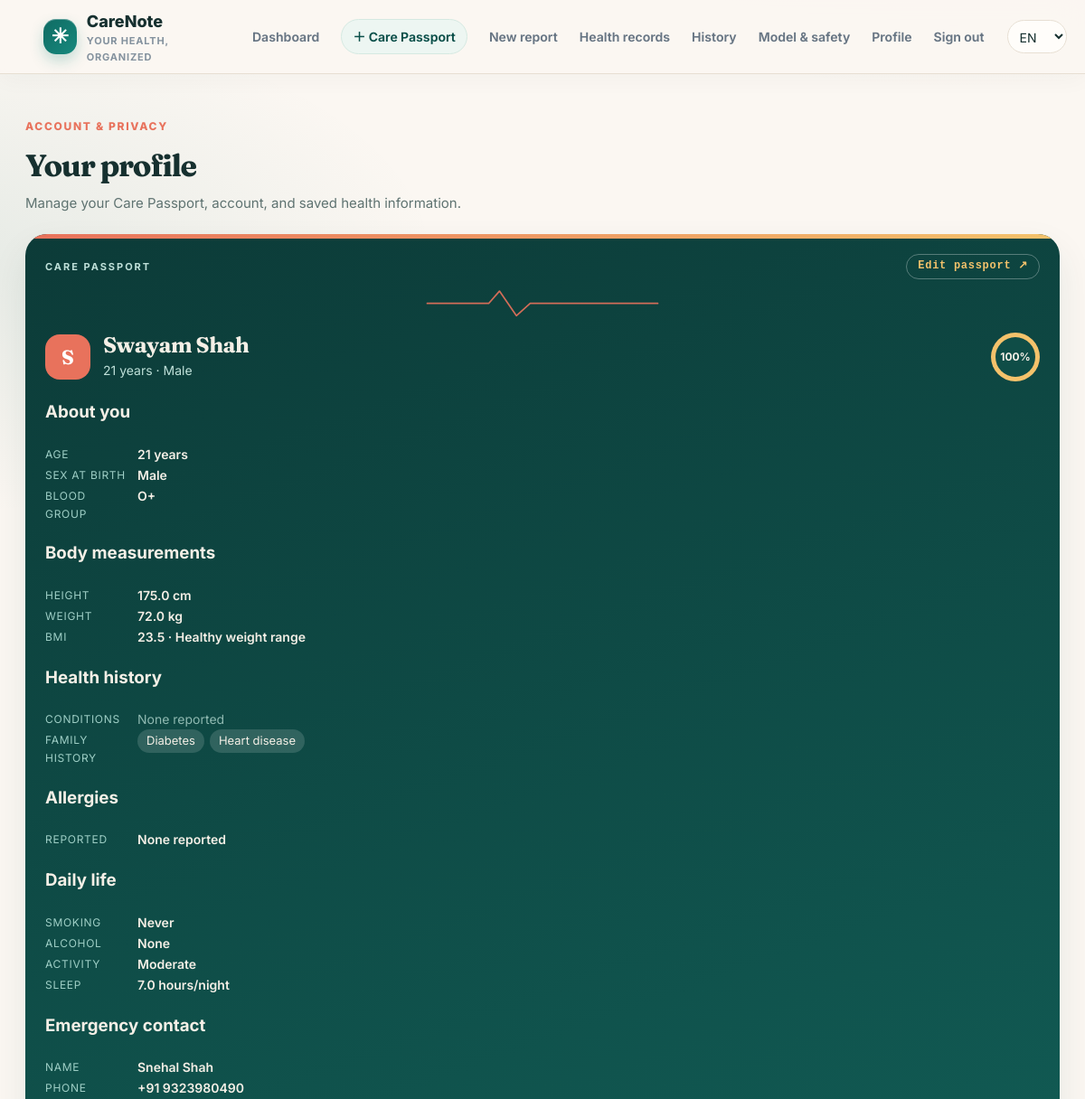
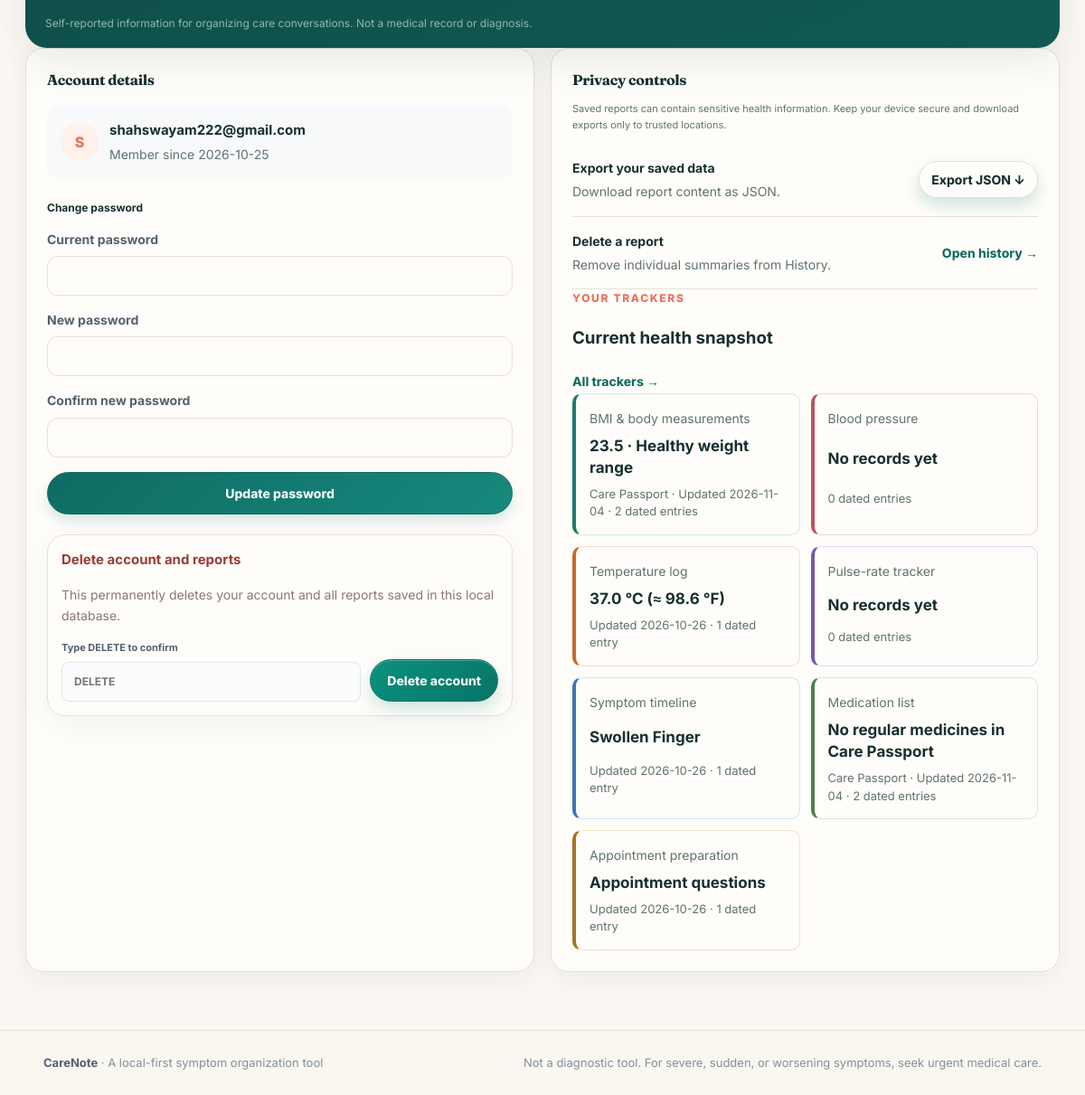
Screenshot of /profile (signed in) with the database file from the repository (2 pictures, top to bottom).
### tables this page shows
CREATE TABLE users (
                id INTEGER PRIMARY KEY AUTOINCREMENT, email TEXT NOT NULL UNIQUE COLLATE NOCASE,
                password_hash TEXT NOT NULL, created_at TEXT NOT NULL, preferred_language TEXT NOT NULL DEFAULT 'en');

### app.py (the view, shortened to what this page needs)
    @app.route("/profile",methods=["GET","POST"])
    @login_required
    def profile():
        health_entries = load_health_entries(g.user["id"])
        profile_record = load_health_profile_record(g.user["id"])
        health_summary = {}
        for section in HEALTH_SECTIONS:
            matches = [item for item in health_entries if section_matches(section, item)]
            if matches:
                item = matches[0]
                health_summary[section] = {"date": item.get("date") or item["recorded_at"][:10], "value": health_display_value(section, item), "count": len(matches)}
            else:
                health_summary[section] = {"date": None, "value": "No records yet", "count": 0}
            passport_value = passport_tracker_value(section, profile_record)
            if passport_value_is_newest(passport_value, matches):
                health_summary[section] = {
                    "date": passport_value["date"],
                    "value": passport_value["value"],
                    "count": len(matches),
                    "source": passport_value["source"],
                }
        health_profile = profile_record["profile"] if profile_record else None
        return render_template("profile.html",title="Profile",user=g.user,health_summary=health_summary,health_sections=HEALTH_SECTIONS,health_profile=health_profile)

### modules/health_profile.py (called while the page is built)
def calc_age(dob_iso, today=None):
    today = today or date.today()
    try:
        dob = date.fromisoformat(str(dob_iso)[:10])
    except ValueError:
        return None
    if dob > today:
        return None
    age = today.year - dob.year - ((today.month, today.day) < (dob.month, dob.day))
    return age if 0 <= age <= 120 else None

def bmi_info(height_cm, weight_kg):
    if not height_cm or not weight_kg:
        return None, None
    bmi = round(weight_kg / ((height_cm / 100) ** 2), 1)
    cat = ("Underweight" if bmi < 18.5 else "Healthy weight range" if bmi < 25
           else "Overweight range" if bmi < 30 else "Obesity range")
    return bmi, cat

### templates/profile.html (shortened to what this page needs)
{% extends 'base.html' %}
{% block content %}
<section class="page-heading compact">
  <div>
    <div class="eyebrow">ACCOUNT &amp; PRIVACY</div>
    <h1>Your profile</h1>
    <p>Manage your Care Passport, account, and saved health information.</p>
  </div>
</section>
<div class="passport-center">
  {% if health_profile %}
    {% include '_passport.html' %}
  {% endif %}
</div>
<div class="profile-grid">
  <section class="panel">
    <h2>Account details</h2>
    <div class="profile-detail">
      <span class="profile-avatar">{{ user.email[0]|upper }}</span>
      <div>
        <strong>{{ user.email }}</strong>
        <small>Member since {{ user.created_at[:10] }}</small>
      </div>
    </div>
    <h3 class="subsection-title">Change password</h3>
    <form method="post" class="form-stack">
      <label>Current password<input type="password" name="current_password" required autocomplete="current-password"></label>
      <label>New password<input type="password" name="new_password" required minlength="12" autocomplete="new-password"></label>
      <label>Confirm new password<input type="password" name="confirm_password" required minlength="12" autocomplete="new-password"></label>
      <button class="button" type="submit">Update password</button>
    </form>
    <div class="danger-zone">
      <h3>Delete account and reports</h3>
      <p>This permanently deletes your account and all reports saved in this local database.</p>
      <form method="post" action="{{ url_for('delete_account') }}" class="delete-account-form">
        <label>Type DELETE to confirm<input name="confirm" required pattern="DELETE" placeholder="DELETE"></label>
        <button class="button button-danger" type="submit" data-confirm="Permanently delete this account and all saved reports?">Delete account</button>
      </form>
    </div>
  </section>
  <section class="panel profile-controls-panel">
    <h2>Privacy controls</h2>
    <p class="muted">Saved reports can contain sensitive health information. Keep your device secure and download exports only to trusted locations.</p>
    <div class="privacy-action">
      <div><strong>Export your saved data</strong><small>Download report content as JSON.</small></div>
      <a class="button button-secondary button-small" href="{{ url_for('export_data') }}">Export JSON ↓</a>
    </div>
    <div class="privacy-action">
      <div><strong>Delete a report</strong><small>Remove individual summaries from History.</small></div>
      <a class="text-link" href="{{ url_for('report_history') }}">Open history →</a>
    </div>
    <section class="profile-health-highlight" aria-labelledby="profile-health-title">
      <div class="profile-health-highlight-heading">
        <div>
          <div class="eyebrow">YOUR TRACKERS</div>
          <h3 id="profile-health-title">Current health snapshot</h3>
        </div>
        <a class="text-link" href="{{ url_for('health_records_page') }}">All trackers →</a>
      </div>
      <div class="profile-health-grid">
        {% for key,cfg in health_sections.items() %}
          <a class="profile-health-item tool-{{ cfg.accent }}" href="{{ url_for('health_record_detail',section=key) }}">
            <span>{{ cfg.title }}</span>
            <strong>{{ health_summary[key].value }}</strong>
            <small>
              {% if health_summary[key].source %}{{ health_summary[key].source }} · {% endif %}
              {% if health_summary[key].date %}Updated {{ health_summary[key].date }} · {% endif %}
              {{ health_summary[key].count }} dated {{ 'entry' if health_summary[key].count==1 else 'entries' }}
            </small>
          </a>
        {% endfor %}
      </div>
    </section>
  </section>
</div>
{% endblock %}

### static/theme.css (style rules this page uses)
:root { --ink:#16302f;--muted:#5f7371;--line:#e7dfd3;--bg:#fbf7f2;--brand:#0f6b63;--brand-dark:#0a4f49;--coral:#e8725c;--sun:#f4c26b;--mint:#dff1ec;--lav:#ece7f8;--peach:#ffe9dc;--blue:#e3eefb;--teal-deep:#0c3b38;--shadow:0 18px 40px rgba(15,70,64,.09) }
body { background:radial-gradient(900px 420px at 88% -8%,rgba(232,114,92,.10),transparent 70%),radial-gradient(800px 400px at -6% 12%,rgba(15,107,99,.09),transparent 70%),var(--bg) }
h1,h2,.pp-who strong { font-family:Fraunces,Georgia,"Times New Roman",serif;letter-spacing:-.02em }
.button { border-radius:999px }
.button:not(.button-secondary):not(.button-danger) { background:var(--brand) }
.panel,.stat-card,.feature-card,.auth-card { border-radius:20px;border-color:var(--line) }
.eyebrow { color:var(--coral);letter-spacing:.14em }
:root { --paper: #fffdfa; --paper-deep: #f4eee6; --coral-soft: #fff0e9; --teal-soft: #edf6f2; }
body { color: var(--ink); font-family: Inter, "Segoe UI", Roboto, Arial, sans-serif; }
h1, h2, .auth-aside h1, .health-detail-heading h1 { font-family: Fraunces, Georgia, "Times New Roman", serif; letter-spacing: -.025em; }
.button:not(.button-secondary):not(.button-danger) { background: linear-gradient(135deg, var(--brand), #17897d); border-color: var(--brand); box-shadow: 0 7px 16px rgba(15, 107, 99, .16); }
.button-secondary { background: var(--paper); border-color: var(--line); }
.eyebrow { color: var(--coral); }
.panel, .stat-card, .feature-card, .auth-card, .wizard-main, .wizard-aside, .review-card, .notice-card, .health-tool-card, .health-log-history, .health-trend-panel, .health-detail-form, .model-stats, .danger-zone { border-color: var(--line); border-radius: 20px; box-shadow: 0 10px 28px rgba(15, 70, 64, .055); }
.panel, .stat-card, .feature-card, .auth-card, .wizard-main, .wizard-aside, .review-card, .notice-card, .health-tool-card, .health-log-history, .health-trend-panel, .health-detail-form, .model-stats, .danger-zone, .health-hub-card, .profile-health-item { background-color: var(--paper); }
.feature-card, .stat-card, .health-hub-card, .profile-health-item, .report-row, .health-log-row, .quick-links a { transition: transform .2s ease, box-shadow .2s ease, border-color .2s ease; }
.form-stack input, .form-stack select, .form-stack textarea, .search-row input, .health-log-form input, .health-log-form select, .health-log-form textarea, .health-detail-form input, .health-detail-form select, .health-detail-form textarea, .symptom-search input { border-color: var(--line); border-radius: 12px; background-color: var(--paper); }
.report-file, .profile-avatar { background: var(--coral-soft); color: var(--coral); }

### rows the page displays
users: email "S", email "shahswayam222@gmail.com", created_at "2026-10-25"

### other values shown
{{ hp.preferred_name[:1]|upper }} "S"
{{ hp.preferred_name }} "Swayam Shah"
{{ hp.age }} "21"
{{ hp.sex }} "Male"
{{ hp.completeness }} "100"
{{ hp.age ~ ' years' if hp.age is not none else 'Not added' }} "21 years"
{{ hp.sex or 'Not added' }} "Male"
{{ hp.blood_group or 'Not added' }} "O+"
{{ hp.height_cm ~ ' cm' if hp.height_cm else 'Not added' }} "175.0 cm"
{{ hp.weight_kg ~ ' kg' if hp.weight_kg else 'Not added' }} "72.0 kg"
{{ 'None reported' if hp.no_conditions else 'Not added' }} "None reported"
{{ condition }} "Diabetes" "Heart disease"
{{ hp.allergies or ('None reported' if hp.no_allergies else 'Not added') }} "None reported"
{{ hp.smoking or 'Not added' }} "Never"
{{ hp.alcohol or 'Not added' }} "None"
